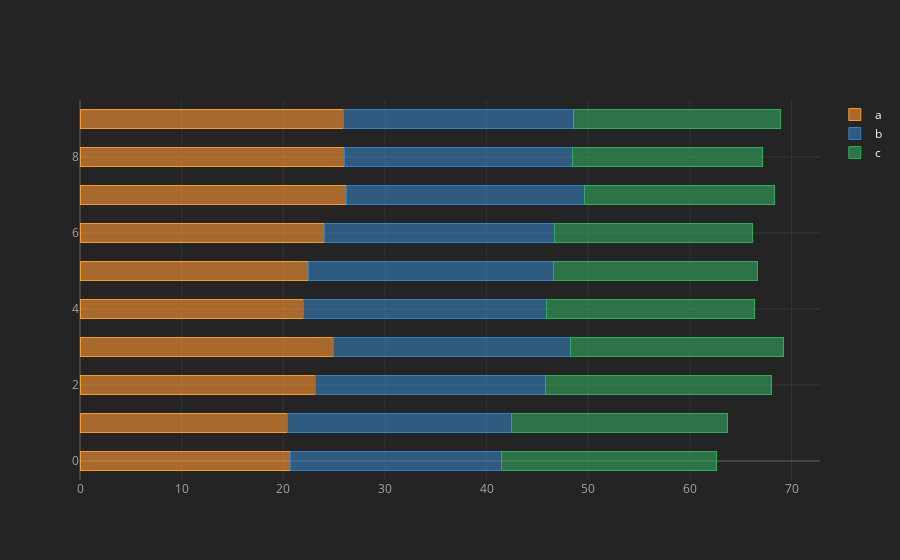

The code cell stored with this chart in its notebook:
### Code cell
# horixontal bargraph
df.iplot(kind='barh',barmode='stack',bargap=0.5)

### Figure 1 — Plotly figure (JSON) as saved in the notebook; plotly's stock layout.template omitted (floating-point values rounded to 4 significant figures)
{"data": [{"marker": {"color": "rgba(255, 153, 51, 0.6)", "line": {"color": "rgba(255, 153, 51, 1.0)", "width": 1}}, "name": "a", "orientation": "h", "text": "", "type": "bar", "x": [20.69, 20.43, 23.14, 24.92, 22.01, 22.47, 24.06, 26.18, 25.98, 25.92], "y": [0, 1, 2, 3, 4, 5, 6, 7, 8, 9]}, {"marker": {"color": "rgba(55, 128, 191, 0.6)", "line": {"color": "rgba(55, 128, 191, 1.0)", "width": 1}}, "name": "b", "orientation": "h", "text": "", "type": "bar", "x": [20.82, 21.97, 22.68, 23.3, 23.86, 24.14, 22.58, 23.48, 22.5, 22.64], "y": [0, 1, 2, 3, 4, 5, 6, 7, 8, 9]}, {"marker": {"color": "rgba(50, 171, 96, 0.6)", "line": {"color": "rgba(50, 171, 96, 1.0)", "width": 1}}, "name": "c", "orientation": "h", "text": "", "type": "bar", "x": [21.12, 21.27, 22.22, 20.94, 20.46, 20.06, 19.55, 18.7, 18.63, 20.37], "y": [0, 1, 2, 3, 4, 5, 6, 7, 8, 9]}], "layout": {"bargap": 0.5, "barmode": "stack", "legend": {"bgcolor": "#242424", "font": {"color": "#F4F4F4"}, "traceorder": "normal"}, "paper_bgcolor": "#242424", "plot_bgcolor": "#242424", "title": {"font": {"color": "#F4F4F4"}}, "xaxis": {"gridcolor": "#343434", "showgrid": true, "tickfont": {"color": "#A4A4A4"}, "title": {"font": {"color": "#A4A4A4"}, "text": ""}, "zerolinecolor": "#444444"}, "yaxis": {"gridcolor": "#343434", "showgrid": true, "tickfont": {"color": "#A4A4A4"}, "title": {"font": {"color": "#A4A4A4"}, "text": ""}, "zerolinecolor": "#444444"}}}
